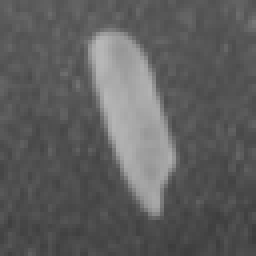
#> input picture clases/Cap01_Introducción/Matlab/onerice.bmp, 64 x 64 px (shown 4 times larger)
$ jupyter execute TRAT01_Arroces.ipynb
#> lines starting #> are read from the running program, lines starting #| are printed output that depends on the picture; after the words box and inside, x2 and y2 are one past the last pixel; in counts of white or black regions, pixels touching at a corner belong together
# Carga de Imágen desde Dropbox

[cell 1]
import os
import wget
wgetcomand = "wget https://www.dropbox.com/s/tzay0ej8irleft4/onerice.bmp"
os.system(wgetcomand)

# Importación de Librerías

[cell 2]
import numpy as np
import cv2
from cv2 import imread
import matplotlib.pyplot as plt
#from google.colab.patches import cv2_imshow

# Lectura y Despliegue de Imagen

[cell 3]
img = imread('onerice.bmp')
#> img is the input picture: shape (64, 64, 3); min 59, max 183, mean 94.1
plt.axis('off')
plt.imshow(img,cmap='gray')

# Función de cómo es la imagen

[cell 4]
def howis(img):
  print('size = ',img.shape)
#| size =  (64, 64, 3)
  print('max  = ',np.max(img))
#| max  =  183
  print('min  = ',np.min(img))
#| min  =  59

howis(img)

# Selección del primer canal de la imagen

[cell 5]
X = img[:,:,0]
howis(X)
#| size =  (64, 64)
#| max  =  183
#| min  =  59
plt.axis('off')
plt.imshow(X,cmap='gray')

# Función de Segmentación por Umbral

[cell 6]
def segmenta(X,t):
#> called with t = 170
  (N,M) = X.shape
#> N = 64; M = 64
  Y = np.zeros((N,M))
  area = 0
  for i in range(N):
    for j in range(M):
      if X[i,j] > t:
        Y[i,j] = 255
        area = area + 1
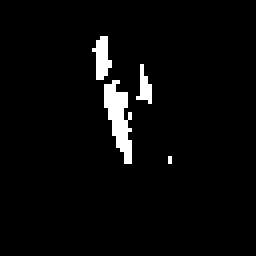
#> Y: shape (64, 64) float64 (shown 4 times larger); 3.4% white; 4 white regions (1 under 20 px), largest, box (x1, y1, x2, y2) and area: (26, 20, 33, 41) 83, (23, 9, 28, 20) 34, (34, 16, 38, 26) 21
#> after the loop, area = 140
  print('area = ',area)
#| area =  140
  return Y

# Segmentación

[cell 7]
Y = segmenta(X,170)
plt.axis('off')
plt.imshow(Y,cmap='gray')

# Un ejemplo más complejo

[cell 8]
wgetcomand = "wget https://www.dropbox.com/s/n81hldnrcb07muh/rice.png"
os.system(wgetcomand)

[cell 9]
img = imread('rice.png')
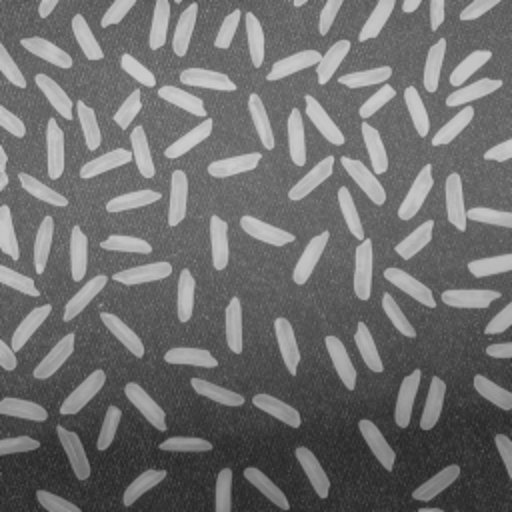
#> input picture clases/Cap01_Introducción/Matlab/rice.png, 512 x 512 px
#> img is the input picture: shape (512, 512, 3); min 38, max 207, mean 111.3
X   = img[:,:,0]
#> X: shape (512, 512)
howis(X)
#| size =  (512, 512)
#| max  =  207
#| min  =  38
plt.axis('off')
plt.imshow(X,cmap='gray')

[cell 10]
Y = segmenta(X,110)
#> call 2 of segmenta, with t = 110
#> after the loop in segmenta (call 2), `for i in range(N):`:
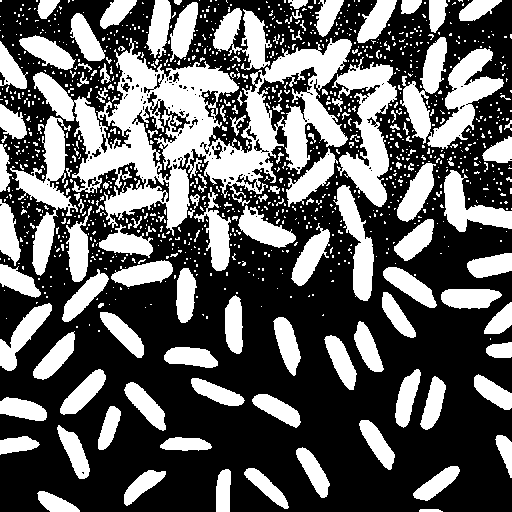
#> Y: shape (512, 512) float64; 37.1% white; 1149 white regions (1013 under 20 px), largest, box (x1, y1, x2, y2) and area: (33, 38, 352, 236) 22802, (400, 37, 504, 149) 4938, (332, 57, 397, 207) 4334
#| area =  97141
plt.axis('off')
plt.imshow(Y,cmap='gray')

# Definición de imagen con fondo homogéneo

[cell 11]
(N,M) = X.shape
#> N = 512; M = 512
Xm    = np.zeros((N,M),np.uint8)
for i in range(N):
  xmin = np.min(X[i,:])
  Xm[i,:] = X[i,:] - xmin
#> this loop made 512 passes
#> xmin on passes 1 to 3: 80, 84, 86
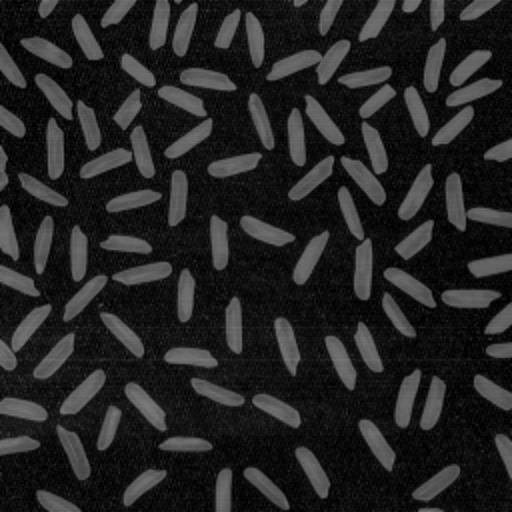
#> Xm: shape (512, 512); min 0, max 123, mean 36
plt.axis('off')
plt.imshow(Xm,cmap='gray')

[cell 12]
Y = segmenta(Xm,60)
#> call 3 of segmenta, with t = 60
#> after the loop in segmenta (call 3), `for i in range(N):`:
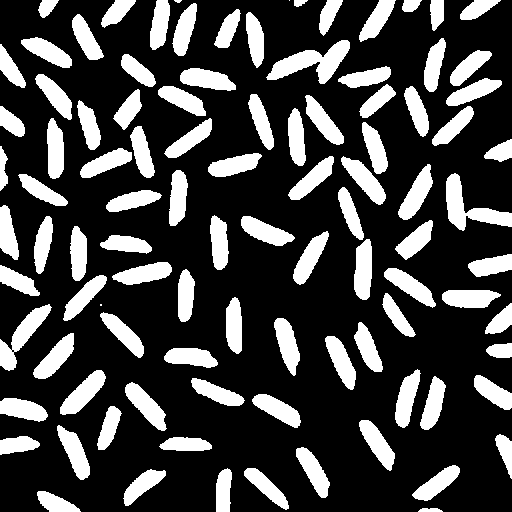
#> Y: shape (512, 512) float64; 26.1% white; 100 white regions (3 under 20 px), largest, box (x1, y1, x2, y2) and area: (266, 40, 350, 84) 1585, (446, 173, 512, 231) 1435, (0, 304, 52, 371) 1146
#| area =  68445
